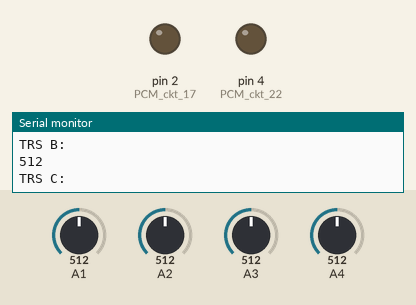
A sketch run on a simulated Arduino Uno, built with avr-gcc and run on an emulated ATmega328P. Parts: output pins drawn as LEDs (lit = HIGH), the last lines printed to the serial monitor. The inputs (shaded band) are chosen by the test bench; at power-on: A1 = 512, A2 = 512, A3 = 512, A4 = 512.

Above: at 1.2 s.
1.3 s: A1 set to 21
2.8 s: A1 set to 17
At 4.0 s:
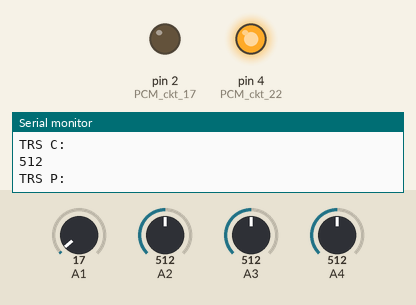
4.3 s: A2 set to 109
5.8 s: A2 set to 96
At 6.9 s:
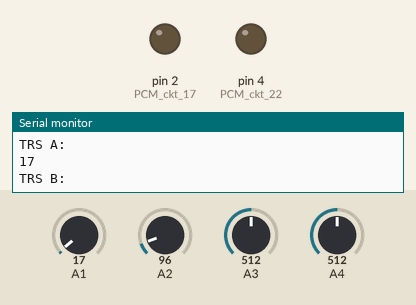
7.4 s: A2 set to 21
8.9 s: A2 set to 18
At 10.0 s:
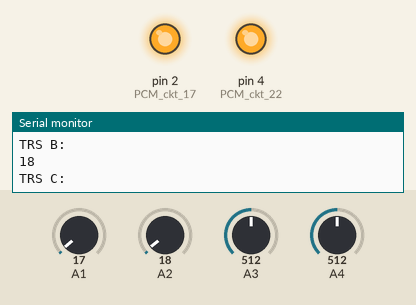
Timing chart, 0 to 11.4 s (numbered marks = the images above; inputs shaded):
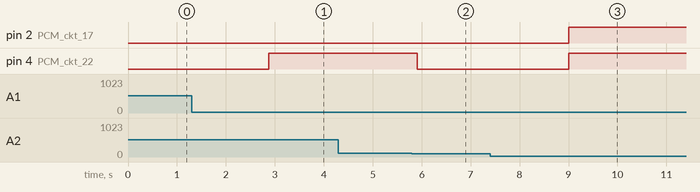

The sketch:

_4t45e_pressure_switch_simulation.ino
```cpp
//Code used to interface 2003 M/Y GM N body/LA1 PCM with 2004 M/Y 4t65e transaxle.  Code monitors four high/low signals (A/B/C/P) from transmission range switch to determine manual valve position
//then manipulates ground state of PCM pin 17 and 22 to simulate corresponding transmission fluid pressure switch signals.  Pin 17 spliced in breakout harness @ C102; Pin 22 added to vehicle harness.
//N channel MOSFETs used on both input and output.

int trsAState = 0;
int trsAlastState = 0;
int trsBState = 0;
int trsBlastState = 0;
int trsCState = 0;
int trsClastState = 0;
int trsPState = 0;
int trsPlastState = 0;
int UThreshold = 100;
int LThreshold = 20;

void setup() {
  Serial.begin(9600);
  // define four analog pins to watch high/low on transmission range switch signals A/B/C/P (5v board power loop is grounded by MOSFETs gated by TRS voltage):
  pinMode(A1, INPUT);
  pinMode(A2, INPUT);
  pinMode(A3, INPUT);
  pinMode(A4, INPUT);
  //define two digital pins as output; these will drive MOSFETs to switch ground for PCM ckts 17 and 22:
  pinMode(2, OUTPUT);  //PCM ckt 17
  pinMode(4, OUTPUT);  //PCM ckt 22

}

void loop() {
  // Check input states (0-1023 values correspond 0-5 VDC)
  int trsAState = analogRead(A1);
  int trsBState = analogRead(A2);
  int trsCState = analogRead(A3);
  int trsPState = analogRead(A4);

//kak this into serial monitor for debugging purposes
  Serial.println("TRS A: ");
  Serial.println(trsAState);
  Serial.println("TRS B: ");
  Serial.println(trsBState);
  Serial.println("TRS C: ");
  Serial.println(trsCState);
  Serial.println("TRS P: ");
  Serial.println(trsPState);

  //check for state change:
  if(trsAState != trsAlastState || trsBState != trsBlastState || trsCState != trsClastState || trsPState != trsPlastState)
  {

    //set pins back low
    digitalWrite(2, LOW);
    digitalWrite(4, LOW);

    //set state history:
    int trsAlastState = trsAState;
    int trsBlastState = trsBState;
    int trsClastState = trsCState;
    int trsPlastState = trsPState;

    //check for park position:
    if(trsAState > UThreshold && trsBState < LThreshold && trsCState > UThreshold && trsPState > UThreshold)
    {
      digitalWrite(4, HIGH);
      digitalWrite(2, LOW);
      Serial.println("Park position");
    }

    //check for reverse position:
    if(trsAState > UThreshold && trsBState > UThreshold && trsCState > UThreshold && trsPState < LThreshold)
    {
      digitalWrite(4, HIGH);
      digitalWrite(2, LOW);
      Serial.println("Reverse position");
    }

    //check for neutral position:
    if(trsAState < LThreshold && trsBState > UThreshold && trsCState > UThreshold && trsPState > UThreshold)
    {
      digitalWrite(4, HIGH);
      digitalWrite(2, LOW);
      Serial.println("Neutral position");
    }

    //check for D4 position:
    if(trsAState < LThreshold && trsBState > UThreshold && trsCState > UThreshold && trsPState < LThreshold)
    {
      digitalWrite(4, HIGH);
      digitalWrite(2, LOW);
      //uncomment for debug Serial.println("Drive position");
    }

    //check for D3 position:
    //if(trsAState > UThreshold && trsBState > UThreshold && trsCState > UThreshold && trsPState > UThreshold)
    //{
    //}

    //check for D2 position:
    if(trsAState > UThreshold && trsBState < LThreshold && trsCState > UThreshold && trsPState < LThreshold)
    {
      digitalWrite(2, HIGH);
      digitalWrite(4, LOW);
      //uncomment for debug Serial.println("D2 position");
    }

    //check for D1 position:
    if(trsAState < LThreshold && trsBState < LThreshold && trsCState > UThreshold && trsPState > UThreshold)
    {
      digitalWrite(2, HIGH);
      digitalWrite(4, HIGH);
      //uncomment for debug Serial.println("D1 position");
    }
  }
}
```

Measured:
- the behaviour switches between 20 and 19 on A1 (found by bisection; images 0 and 1)
- the behaviour switches between 101 and 100 on A2 (found by bisection; images 1 and 2)
- the behaviour switches between 20 and 19 on A2 (found by bisection; images 2 and 3)
- after the input at 2.8 s, pin 4 (PCM_ckt_22): LOW → HIGH after 0.08 s
- after the input at 5.8 s, pin 4 (PCM_ckt_22): HIGH → LOW after 0.11 s
- after the input at 8.9 s, pin 2 (PCM_ckt_17), pin 4 (PCM_ckt_22): LOW → HIGH after 0.10 s
